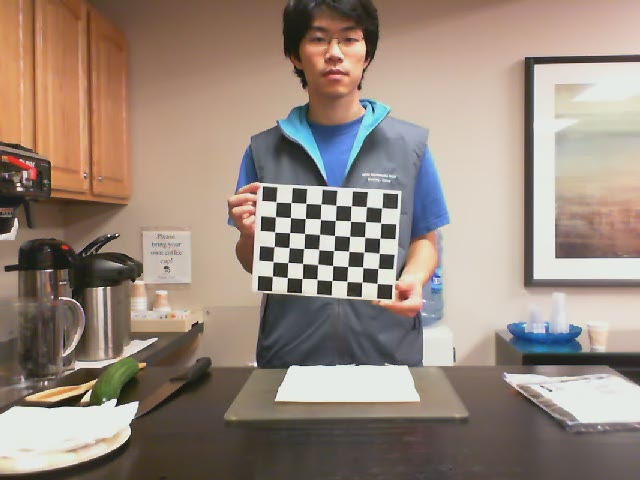
#> input picture Camera Calibration/calibration-data/cam1-img/cam1-00000000.jpg, 640 x 480 px; its folder holds only this picture in this run
$ jupyter execute --allow-errors 'Calibration Demo.ipynb'
#> lines starting #> are read from the running program, lines starting #| are printed output that depends on the picture; after the words box and inside, x2 and y2 are one past the last pixel; in counts of white or black regions, pixels touching at a corner belong together
[cell 1]
import cv2
import glob
import numpy as np
from math import ceil
import matplotlib.pyplot as plt

[cell 2]
# checkerboard square size
square_size_mm = 30

image_files = sorted(glob.glob('calibration-data/cam1-img/*.jpg'))

image_probe = cv2.imread(image_files[0])
#> image_probe is the input picture: shape (480, 640, 3); mean B, G, R 124.6, 136.4, 152.6
image_h, image_w = image_probe.shape[:2]
#> image_h = 480; image_w = 640

# checkerboard's size is 8x6 (9x7 squares)
pattern_points = np.zeros((8 * 6, 3), np.float32)
pattern_points[:,:2] = np.mgrid[0:8, 0:6].T.reshape(-1,2)
# pattern_points *= square_size_mm

# arrays to store object points and image points from all the images
obj_points = [] # 3d point in real world space
img_points = [] # 2d points in image plane

# images to visualization (with detected corners)
images = []

# corner subpixel criteria
criteria = (cv2.TERM_CRITERIA_EPS + cv2.TERM_CRITERIA_MAX_ITER, 30, 0.001)

def processImage(fname):
    img = cv2.imread(fname)
    gray = cv2.cvtColor(img, cv2.COLOR_BGR2GRAY)
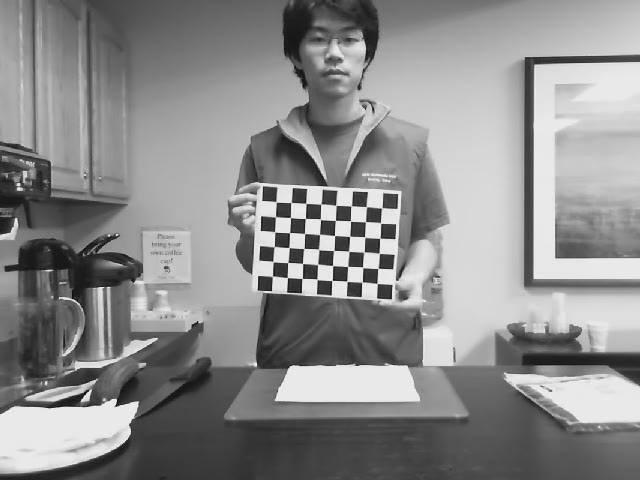
#> gray: shape (480, 640); min 9, max 249, mean 139.9
    found, corners = cv2.findChessboardCorners(gray, (8, 6), None)
#> found = True; corners = 48 rows, first 8: [276, 201.8], [290.9, 202.5], [305.9, 203.4], [320.8, 204.2], [336, 205.4], [351.2, 205.9], [366.4, 206.6], [381.7, 208]

    if found:
        obj_points.append(pattern_points)

        corners2 = cv2.cornerSubPix(gray, corners, (11, 11), (-1, -1), criteria)
#> corners2 = 48 rows, first 8: [276.1, 201.8], [290.9, 202.5], [305.9, 203.3], [320.9, 204], [335.9, 205.3], [351.2, 205.8], [366.3, 206.6], [381.7, 207.9]
        img_points.append(corners)

        cv2.drawChessboardCorners(img, (8, 6), corners2, found)
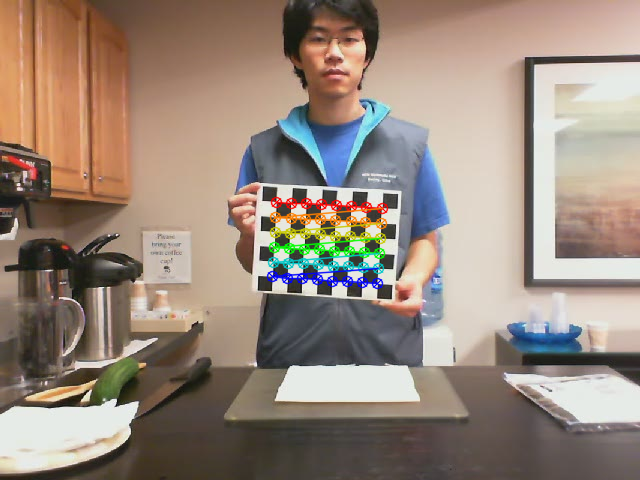
#> img: shape (480, 640, 3); 2.21% of pixels changed, all inside (x1, y1, x2, y2) = (266, 196, 389, 290)
        images.append(img)
        cv2.waitKey(10)
    else:
        print("Couldn't detect the corners of {}".format(fname))


for fname in image_files:
    processImage(fname)

# plot images with detected corners
images_cols = 3
images_rows = ceil(len(images) // images_cols)
#> images_rows = 0

#> (the rest of this cell did not finish here and is left out)

$ run again, on Camera Calibration/calibration-data/cam1-img/cam1-00000005.jpg
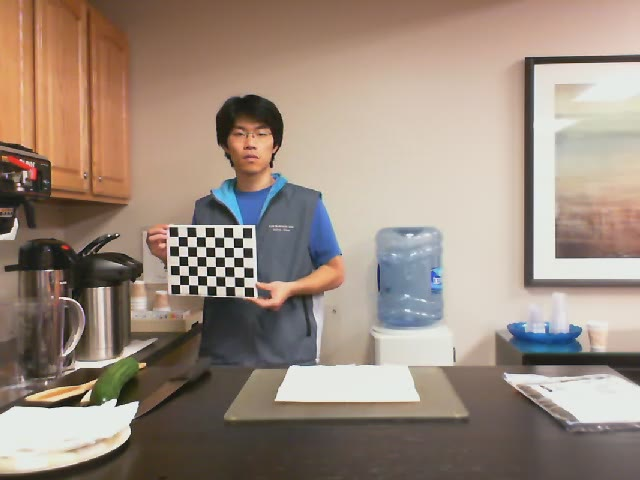
#> input picture Camera Calibration/calibration-data/cam1-img/cam1-00000005.jpg, 640 x 480 px
#> image_probe is the input picture: shape (480, 640, 3); mean B, G, R 126.4, 139.3, 156.2
#> in processImage, `gray = cv2.cvtColor(img, cv2.COLOR_BGR2GRAY)`:
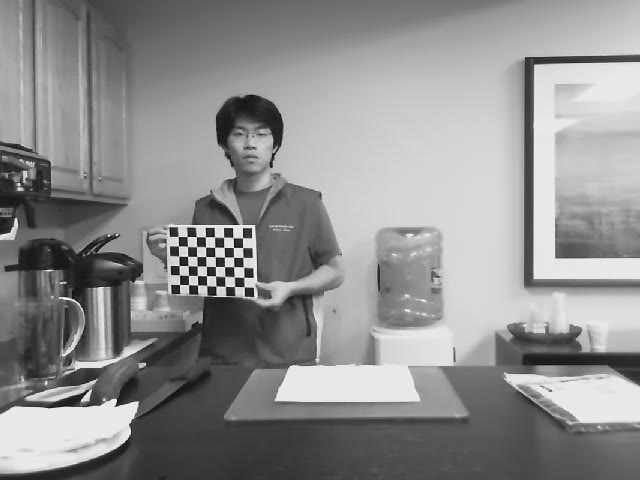
#> gray: shape (480, 640); min 8, max 246, mean 142.9
#> found = True; corners = 48 rows, first 8: [178.2, 236.5], [187.1, 236.6], [196.4, 236.6], [205.4, 236.8], [214.6, 237], [223.6, 237.3], [233.2, 237.6], [242.5, 237.9]
#> corners2 = 48 rows, first 8: [182.7, 240.7], [187.6, 240.7], [197.3, 240.7], [205.3, 241.7], [214.4, 242.5], [224.5, 243.2], [233.6, 243.4], [237.8, 243.6]
#> in processImage, `cv2.drawChessboardCorners(img, (8, 6), corners2, found)`:
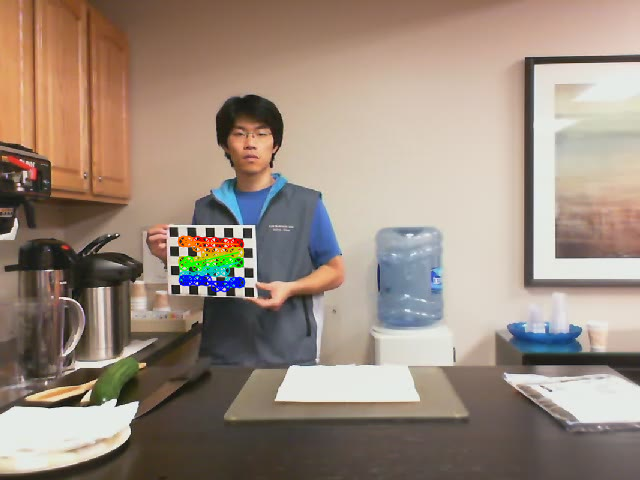
#> img: shape (480, 640, 3); 0.97% of pixels changed, all inside (x1, y1, x2, y2) = (177, 235, 246, 293)
#> images_rows = 0
